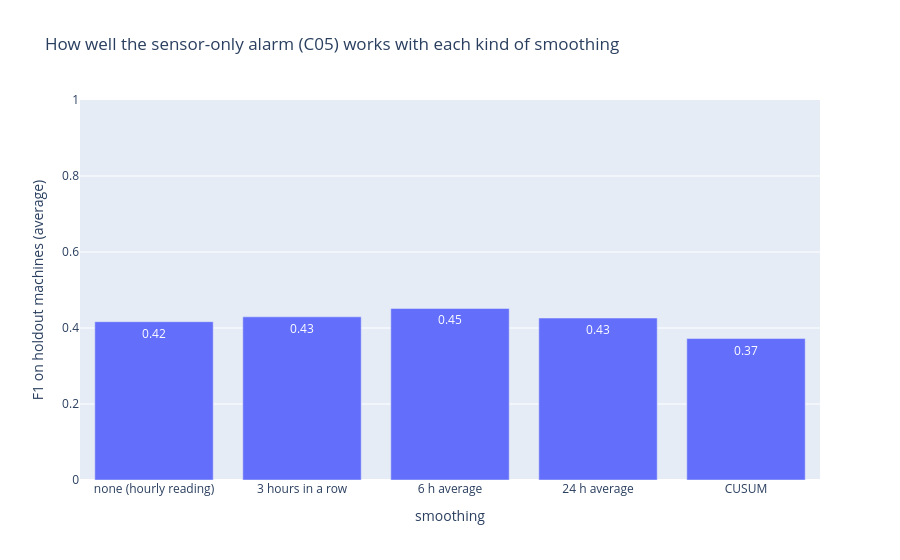

Notebook source saved alongside this figure:
### Markdown cell above
**Reading it:** both versions rise above their lines in the two days before the failure. But the hourly
reading flickers back and forth across its line, so an alarm built on it would switch on **11 separate times**
that week, and each switch-on counts as an alert. The 6 h average crosses its line about 48 hours before the
failure and stays above it for most of the last two days, with a few brief dips: **5** switch-ons. Fewer, steadier alerts for the same failure means
higher precision.

**Which smoothing scores best?** To find out, we take one simple alarm, **C05: "sound the alarm when any of the
four sensors crosses its line"** (sensors only, no error codes), and build it with each kind of smoothing:

| Smoothing | What it means |
|---|---|
| none (hourly reading) | compare each hour's reading as recorded |
| 3 hours in a row | the reading must be past the line for 3 hours straight |
| 6 h average | compare the average of the last 6 hours |
| 24 h average | compare the average of the last 24 hours |
| CUSUM | a running total of how far the reading has stayed above normal |

Each version is also tried with four ways of drawing the line (one for the whole fleet, one per machine model,
one per machine, and an outlier-proof one per machine). The bars show each smoothing's **average F1 on holdout
machines** over those four (0 = useless, 1 = perfect).

### Code cell
# Every version of C05 the protocol tried. For each (smoothing, line) pair, keep the strictness that scored
# best on DEV machines, then summarise its HOLDOUT F1 per kind of smoothing.
SMOOTHING = {"raw": "none (hourly reading)", "raw k=3": "3 hours in a row", "roll6": "6 h average",
             "roll24": "24 h average", "cusum": "CUSUM"}
sw = pd.DataFrame([dict(smoothing=SMOOTHING[s["transform"] + (f" k={s['k']}" if s["k"] > 1 else "")],
                        line=s["norm"], dev_f1=s["dev"]["f1"], holdout_f1=s["hold"]["f1"])
                   for s in res["sweep"] if s["concept"] == "C05"])
best = sw.loc[sw.groupby(["smoothing", "line"]).dev_f1.idxmax()]
score = best.groupby("smoothing").holdout_f1.agg(best_score="max", average_score="mean").reindex(list(SMOOTHING.values()))
fig = px.bar(score.reset_index(), x="smoothing", y="average_score", text=score.average_score.round(2).values,
             hover_data={"best_score": ":.2f"}, range_y=[0, 1],
             labels=dict(smoothing="smoothing", average_score="F1 on holdout machines (average)"),
             title="How well the sensor-only alarm (C05) works with each kind of smoothing")
fig.show()

### Figure 1 — Plotly figure (JSON) as saved in the notebook; plotly's stock layout.template omitted (floating-point values rounded to 4 significant figures)
{"data": [{"customdata": [[0.4517], [0.4357], [0.4742], [0.4465], [0.3749]], "hovertemplate": "smoothing=%{x}<br>F1 on holdout machines (average)=%{y}<br>text=%{text}<br>best_score=%{customdata[0]:.2f}<extra></extra>", "legendgroup": "", "marker": {"color": "#636efa", "pattern": {"shape": ""}}, "name": "", "orientation": "v", "showlegend": false, "text": [0.42, 0.43, 0.45, 0.43, 0.37], "textposition": "auto", "type": "bar", "x": ["none (hourly reading)", "3 hours in a row", "6 h average", "24 h average", "CUSUM"], "xaxis": "x", "y": [0.4166, 0.4294, 0.4513, 0.4262, 0.3722], "yaxis": "y"}], "layout": {"barmode": "relative", "legend": {"tracegroupgap": 0}, "title": {"text": "How well the sensor-only alarm (C05) works with each kind of smoothing"}, "xaxis": {"anchor": "y", "domain": [0.0, 1.0], "title": {"text": "smoothing"}}, "yaxis": {"anchor": "x", "domain": [0.0, 1.0], "range": [0, 1], "title": {"text": "F1 on holdout machines (average)"}}}}
